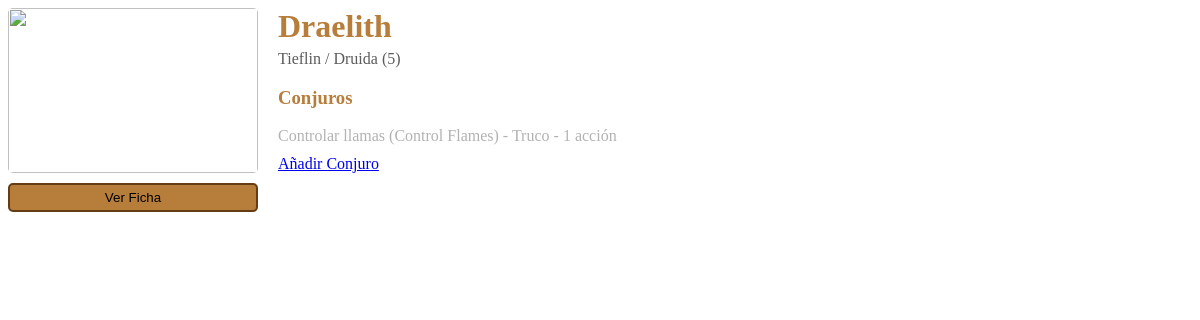
/sections/personaje.php?id=1, run on an earlier commit of the app's database.
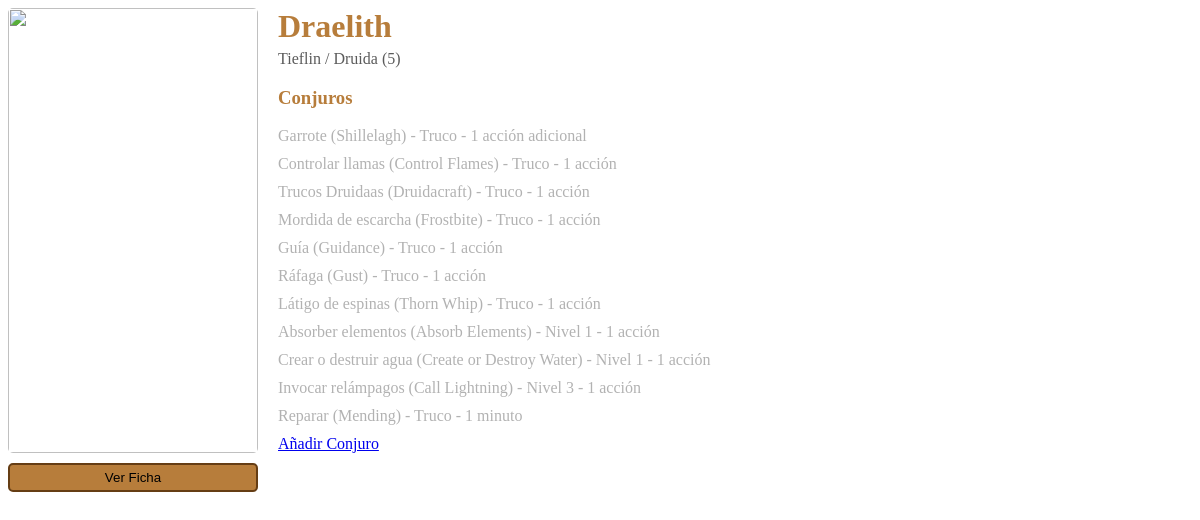
And on a later commit of the database.
### tables this page shows
CREATE TABLE `conjuros` (
  `id_spell` int(4) NOT NULL,
  `name` varchar(255) NOT NULL,
  `descr` text NOT NULL,
  `duracion` varchar(255) NOT NULL,
  `concentracion` varchar(255) NOT NULL,
  `casteo` varchar(255) NOT NULL,
  `level` varchar(255) NOT NULL,
  `rango` varchar(255) NOT NULL,
  `clases` varchar(500) NOT NULL,
  `escuela` varchar(255) NOT NULL
);

### classes/DbConnector.php (called while the page is built, shortened)
<?php
class DbConector {
    private $db = "";
    private static $instance;
    public static function singleton()
    {
        if (!isset(self::$instance)) {
            self::$instance = new self();
        }
        return self::$instance;
    }
    private function __construct() {
        $this->db = new PDO($this::DB_DATA, $this::USERNAME, $this::PASSWD);
    }
    public function getChar($id_char) {
        try {
            $consulta = $this->db->prepare("SELECT * FROM chars where id_char = :char_id");
            $consulta->bindParam(":char_id", $id_char, PDO::PARAM_INT);
            $results = $consulta->execute();
            $data = $consulta->fetch();
            return $data;
        } catch (PDOException $e) {
            echo $e->getMessage();
        }
    }
    public function getSpellsIds($id_char) {
        try {
            $consulta = $this->db->prepare("SELECT spells FROM spellset where id_char = :char_id");
            $consulta->bindParam(":char_id", $id_char, PDO::PARAM_INT);
            $results = $consulta->execute();
            $data = $consulta->fetch();
            if (isset($data["spells"])) {
                return $data["spells"];
            } else {
                return "";
            }
        } catch (PDOException $e) {
            echo $e->getMessage();
        }
    }
    public function getSpells($ids, $diffOrder = null) {
        try {
            if ($ids != null) {
                if ($diffOrder == null) {
                    $consulta = $this->db->prepare("SELECT * FROM conjuros where id_spell in ($ids) ORDER BY `conjuros`.`level` ASC");
                } else {
                    $consulta = $this->db->prepare("SELECT * FROM conjuros where id_spell in ($ids)  ORDER BY
                    CASE
                        WHEN casteo = '1 acción adicional' THEN 0
                        WHEN casteo = '1 acción' THEN 1
                        WHEN casteo = '1 reacción' THEN 2
                        ELSE 3
                    END");
                }
            } else {
                return [];
            }
            $results = $consulta->execute();
            $data = $consulta->fetchAll();
            return $data;
        } catch (PDOException $e) {
            echo $e->getMessage();
        }
    }
}

### sections/personaje.php (the view, shortened to what this page needs)
<?php
require_once("../classes/DbConnector.php");
$db = DbConector::singleton();
if (isset($_GET["id"])) {
    $charId = $_GET["id"];
    $charData = $db->getChar($charId);
    $spellsIds = str_replace('"', '',$db->getSpellsIds($charId));
    $charSpells = $db->getSpells($spellsIds, "yes");
}
?>
<link rel="stylesheet" href="../styles/char.css">
<div id="charDiv">
    <div>
        <img src="../resources/chars/draelith_cuerpo_completo.png" id="fullBodyImg" alt="">
        <button id="showPdfButton">Ver Ficha</button>
    </div>
    <div class="charInfo">
        <h1><?=$charData["name"]?></h1>
        <span id="charSubTitle"><?=$charData["raza"]?> / <?=$charData["clase"]?> (<?=$charData["nivel"]?>)</span>
        <h3>Conjuros</h3>
        <?php foreach ($charSpells as $key => $spell) { ?>
            <a class="spellsInfo" href="spell.php?id_spell=<?=$spell["id_spell"]?>&prevPath=<?=$_SERVER['REQUEST_URI']?>"> <?=$spell["name"]?> - <?=$spell["level"]?> - <?=$spell["casteo"]?></a>
        <?php } ?>
        <a href="allSpells.php?id_char=<?=$charId?>&classFilter=<?=strtolower($charData["clase"])?>">Añadir Conjuro</a>
    </div>
</div>

What changed in the data, as far as the page shows it:
now on this page (row edited): conjuros: name "Garrote (Shillelagh)", level "Truco", casteo "1 acción adicional"
now on this page (row edited): conjuros: name "Trucos Druidaas (Druidacraft)", level "Truco", casteo "1 acción"
now on this page (row edited): conjuros: name "Mordida de escarcha (Frostbite)", level "Truco", casteo "1 acción"
now on this page (row edited): conjuros: name "Guía (Guidance)", level "Truco", casteo "1 acción"
now on this page (row edited): conjuros: name "Ráfaga (Gust)", level "Truco", casteo "1 acción"
now on this page (row edited): conjuros: name "Látigo de espinas (Thorn Whip)", level "Truco", casteo "1 acción"
now on this page (row edited): conjuros: name "Absorber elementos (Absorb Elements)", level "Nivel 1", casteo "1 acción"
now on this page (row edited): conjuros: name "Crear o destruir agua (Create or Destroy Water)", level "Nivel 1", casteo "1 acción"
now on this page (row edited): conjuros: name "Invocar relámpagos (Call Lightning)", level "Nivel 3", casteo "1 acción"
now on this page (row edited): conjuros: name "Reparar (Mending)", level "Truco", casteo "1 minuto"
